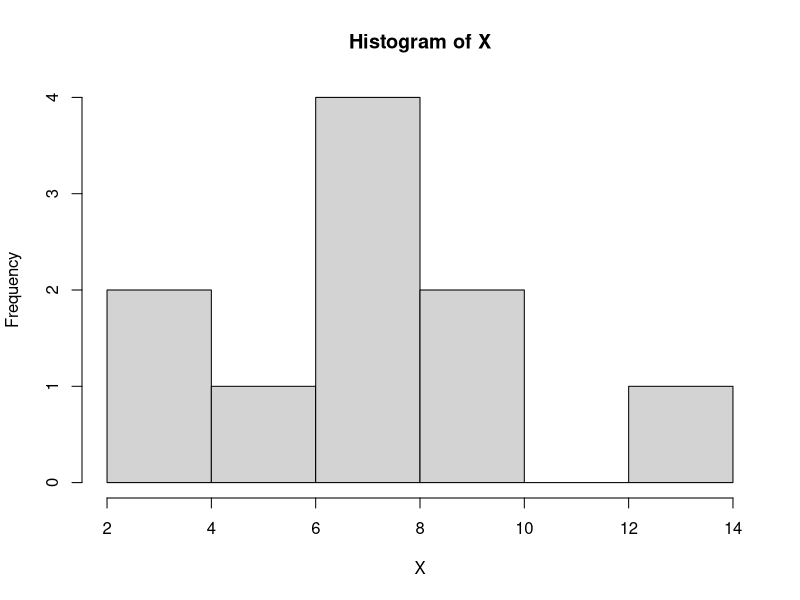

This chart was generated by the following R code:
#time grid 
time.grid <- seq(0,20,1)
NT = length(time.grid)
#sample size 
sample.size = 10 

#exposure duration
exp.duration = 2

#pre exposure 
X = rlnorm(n=sample.size,mean=2,sd=0.5)

#odds ratio exposure
oddsratio.exp = 1 

#oddsratioo for comoorbs
oddsrato.X = 1.05

#baseline risk 
odds.Y = 1/1000

#data matrix 
E = matrix(numeric(sample.size*NT),ncol=NT)
Y = matrix(numeric(sample.size*NT),ncol=NT)

#prob exposure
exp.prob = 0.1

#outcome model 
lin.pred = log(oddsrato.X)*X + log(odds.Y)

for (j in time.grid) {
  if (j >= exp.duration) {
    print (j) 
    E[,j+1] <- rbinom(sample.size,size=1,exp.prob)
    has.exposure = rowSums(E)
    E[has.exposure == 1, j+1] <- 0 #reset exspoure to 0 for previously exposed
    
    current.exp = rowSums(E[,(j+1-exp.duration):(j+1)])
    
    current.lin.pred = lin.pred + log(oddsratio.exp)*current.exp
    
    expit <- function(x) { exp(x)/(1+exp(x)) }
    
    Y[,j+1] <- rbinom(sample.size,size=1,expit(current.lin.pred))
    
  }
}

hist(X)




